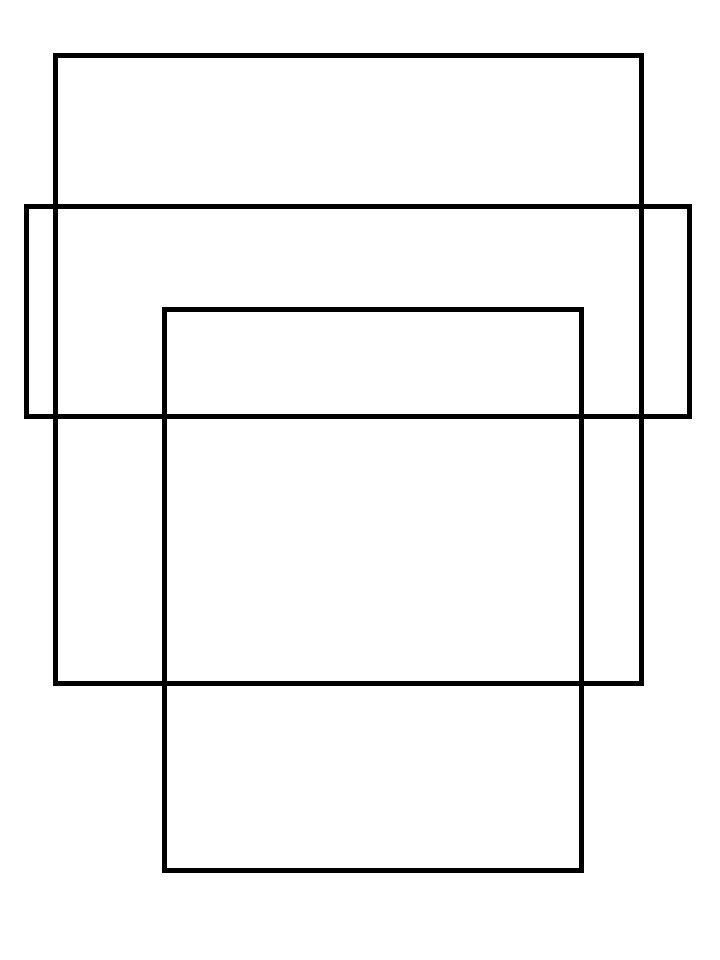
#> input picture lesson10_transformations/img/ex2.jpg, 720 x 960 px
$ python AffineTransformation.py
#> lines starting #> are read from the running program, lines starting #| are printed output that depends on the picture
import cv2
import numpy as np
import matplotlib.pyplot as plt
image = cv2.imread('../img/ex2.jpg',0)
#> image is the input picture: shape (960, 720); min 0, max 255, mean 243.8
cv2.imshow('Original', image)
rols,cols = image.shape
#> rols = 960; cols = 720
cv2.waitKey(0)
# Cordinates of the 4 corners of the original image
points_A = np.float32([[320,15], [700,215], [85,610]])
# Cordinates of the 4 corners of the desired output
# We use a ratio of an A4 Paper 1 : 1.41
points_B = np.float32([[0,0], [420,0], [0,594]])
# Use the two sets of four points to compute
# the Perspective Transformation matrix, M
M = cv2.getAffineTransform(points_A, points_B)
warped = cv2.warpAffine(image, M, (rols, cols))
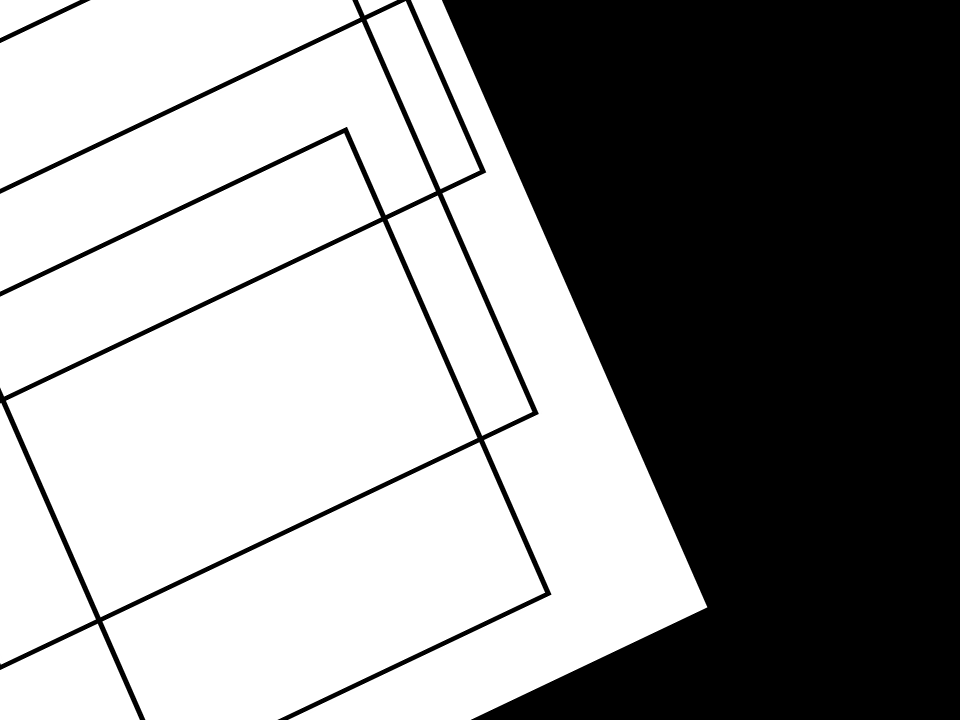
#> warped: shape (720, 960); min 0, max 255, mean 146.6
cv2.imshow('warpPerspective', warped)
cv2.imwrite('../img/imgwarped3.jpg', warped)
cv2.waitKey(0)
cv2.destroyAllWindows()

$ run again, with lesson10_transformations/img/imgaffine3.jpg copied over lesson10_transformations/img/ex2.jpg
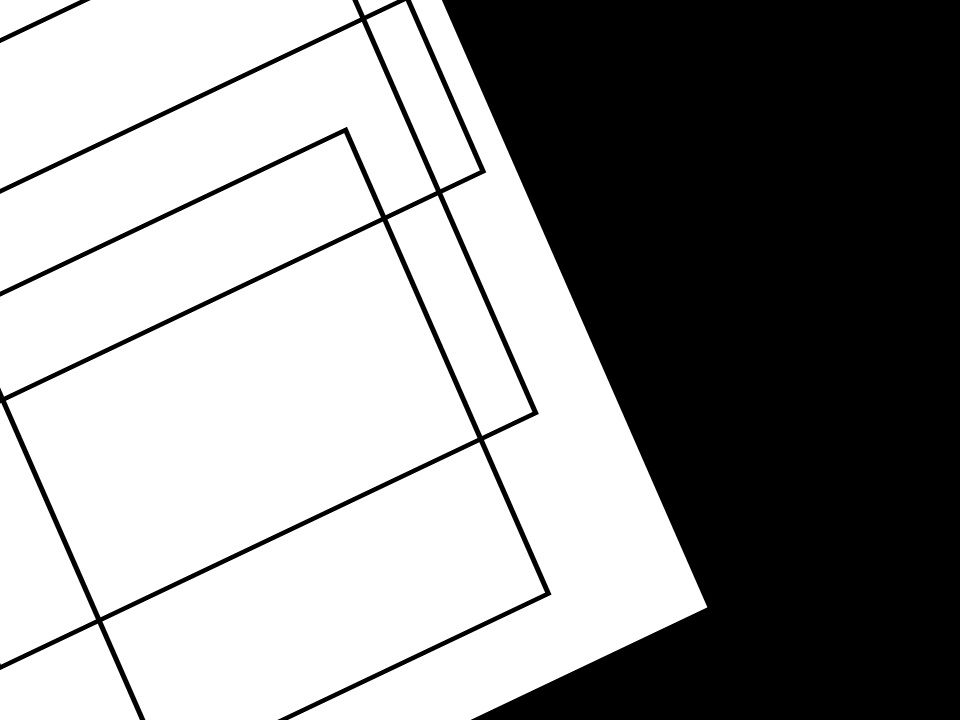
#> input picture lesson10_transformations/img/imgaffine3.jpg, 960 x 720 px
#> image is the input picture: shape (720, 960); min 0, max 255, mean 146.6
#> `warped = cv2.warpAffine(image, M, (rols, cols))`:
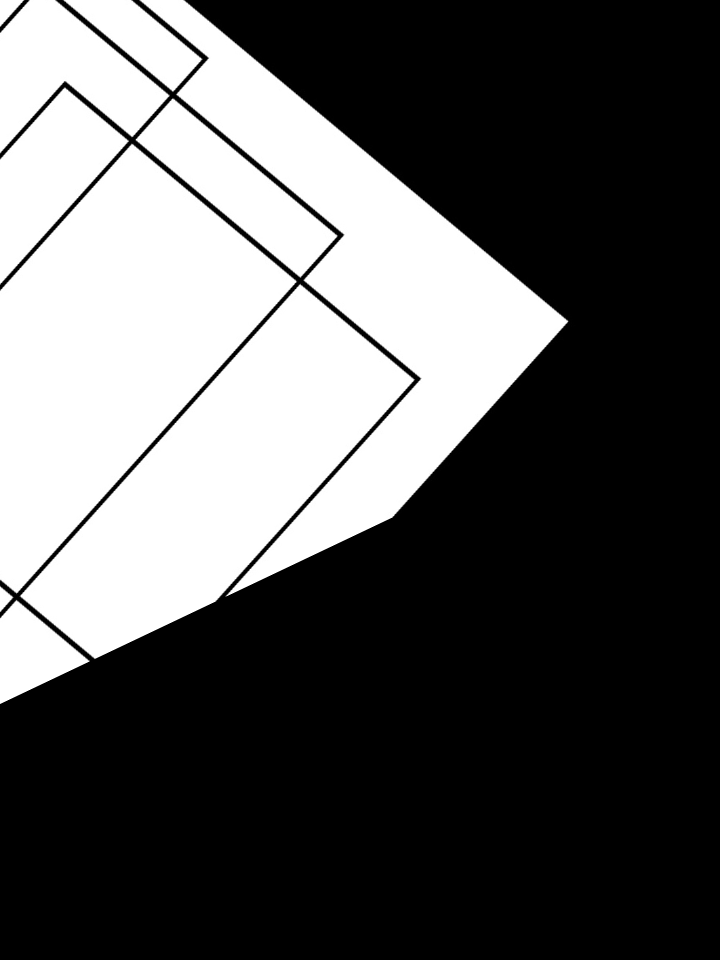
#> warped: shape (960, 720); min 0, max 255, mean 89
